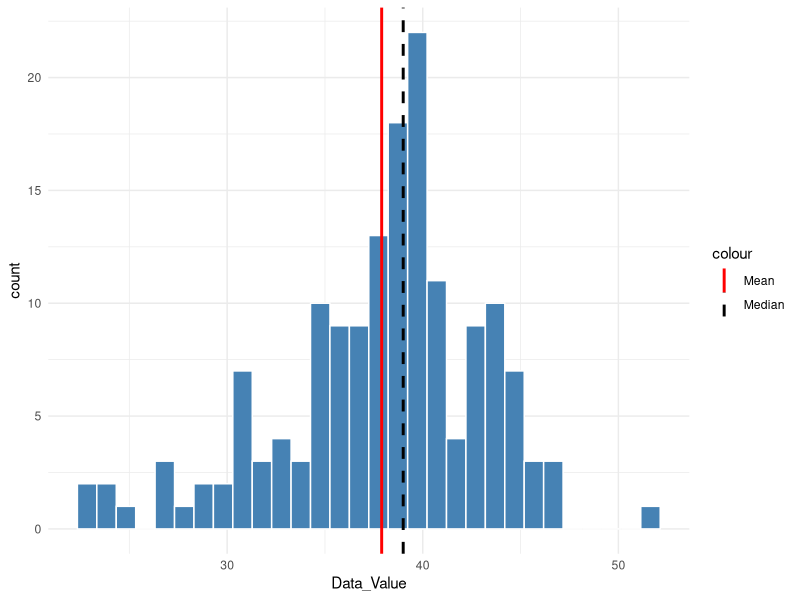
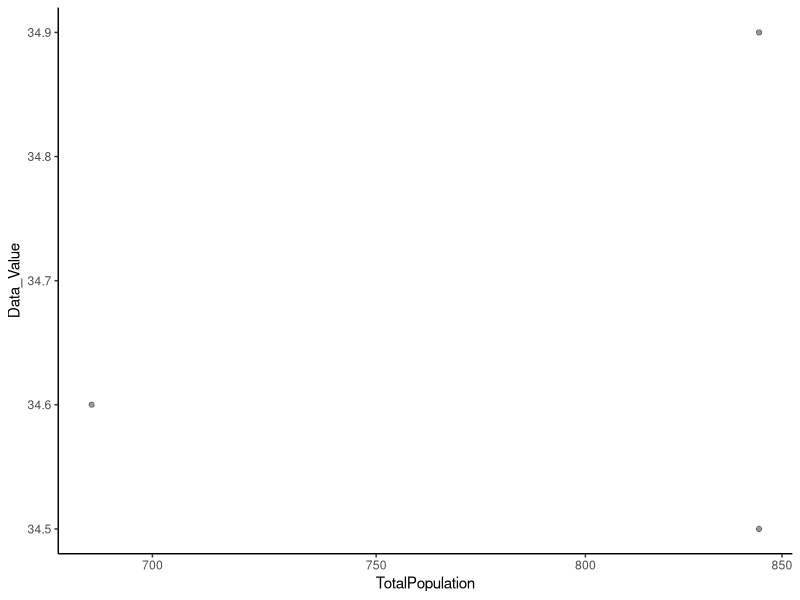

These figures' R source, in order:
# =====================
# CP02 - Data Exploration
# =====================

library(ggplot2)

# Load data
places_raw <- read.csv("data/raw/PLACES_sample.csv", stringsAsFactors = FALSE)

# Cleaning
to_num <- function(x) {
  x <- trimws(as.character(x))
  x[x %in% c("", "NA", "NaN", "NULL")] <- NA
  suppressWarnings(as.numeric(x))
}

places_raw$Data_Value <- to_num(places_raw$Data_Value)
places_raw$TotalPopulation <- to_num(places_raw$TotalPopulation)

# =====================
# Histogram
# =====================

chosen_measure <- "Obesity among adults"

obesity_data <- places_raw[
  places_raw$Measure == chosen_measure &
  !is.na(places_raw$Data_Value), ]

mean_val <- mean(obesity_data$Data_Value)
median_val <- median(obesity_data$Data_Value)

p1 <- ggplot(obesity_data, aes(x = Data_Value)) +
  geom_histogram(bins = 30, fill = "steelblue", color = "white") +
  geom_vline(aes(xintercept = mean_val, color = "Mean"), linewidth = 1) +
  geom_vline(aes(xintercept = median_val, color = "Median"),
             linewidth = 1, linetype = "dashed") +
  scale_color_manual(values = c("Mean" = "red", "Median" = "black")) +
  theme_minimal()

p1

# =====================
# Scatterplot (log scale)
# =====================

scatter_data <- obesity_data[
  !is.na(obesity_data$TotalPopulation), ]

p2 <- ggplot(scatter_data,
             aes(x = TotalPopulation, y = Data_Value)) +
  geom_point(alpha = 0.4) +
  scale_x_log10() +
  theme_classic()

p2
